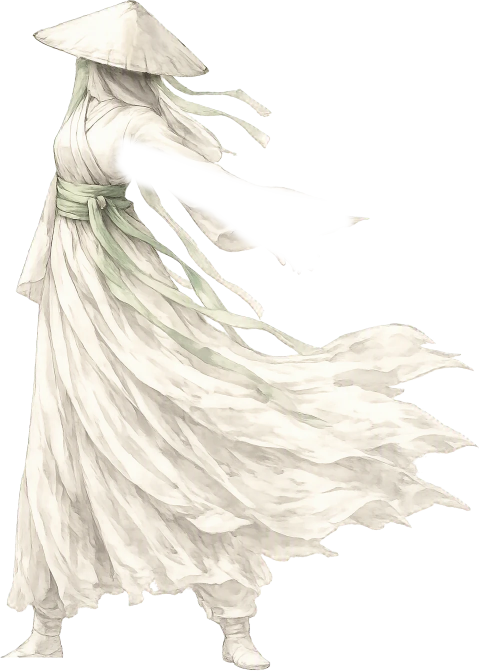
#> input picture assets/art-source/hero-v3/hero-v3-emei-full.webp, 958 x 1341 px, given in place of cover-source.png, which was not available (shown at 1/2 size)
$ python prepare_gacha_codex.py
#> lines starting #> are read from the running program, lines starting #| are printed output that depends on the picture; pictures that were not available may be replaced by others from this repository, and a replacement may not be noted
"""第31項：保留生成原畫，只縮放及轉WebP，唔重畫素材。"""
from pathlib import Path
from PIL import Image
import shutil

root = Path(__file__).resolve().parents[2]
source = root / 'design/art/gacha-codex/cover-source.png'
source.parent.mkdir(parents=True, exist_ok=True)
if not source.exists():
    shutil.copy('/workspace/generated_images/exec-8a76c794-58e5-4eea-a333-df614661e536.png', source)
dest = root / 'public/ink/art/gacha'
dest.mkdir(parents=True, exist_ok=True)
image = Image.open(source).convert('RGB')
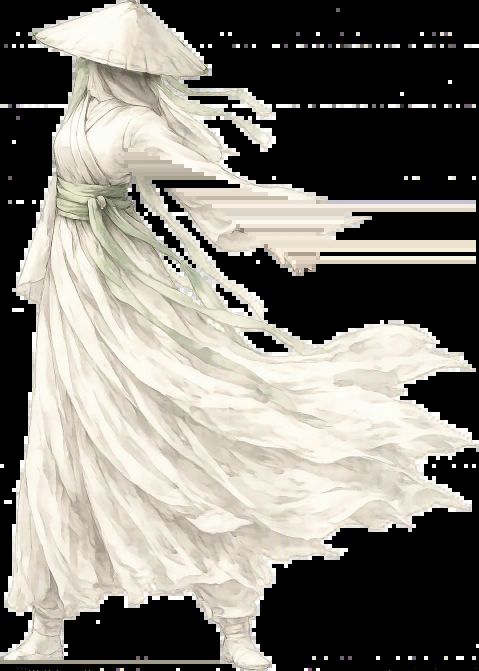
#> image: PIL image 958x1341 RGB (shown at 1/2 size); mean R, G, B 129.5, 126.3, 118.9
image.save(dest / 'codex-cover.webp', quality=92)
premium_source = source.with_name('cover-premium-source.png')
if premium_source.exists():
    Image.open(premium_source).convert('RGB').save(dest / 'codex-cover-premium.webp', quality=92)
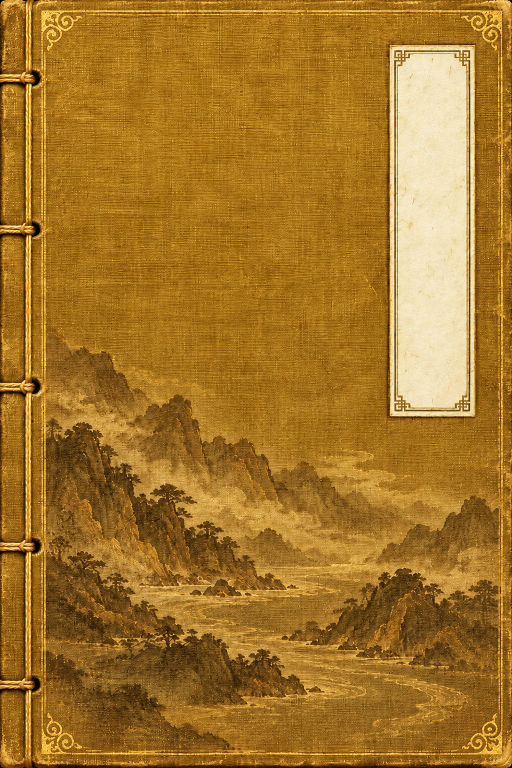
#> input picture design/art/gacha-codex/cover-premium-source.png, 1024 x 1536 px (shown at 1/2 size)
pages_source = source.with_name('pages-source.png')
if not pages_source.exists():
    shutil.copy('/workspace/generated_images/exec-5f18c024-61cc-4baf-b730-e90eacb2180d.png', pages_source)
pages = Image.open(pages_source).convert('RGB')
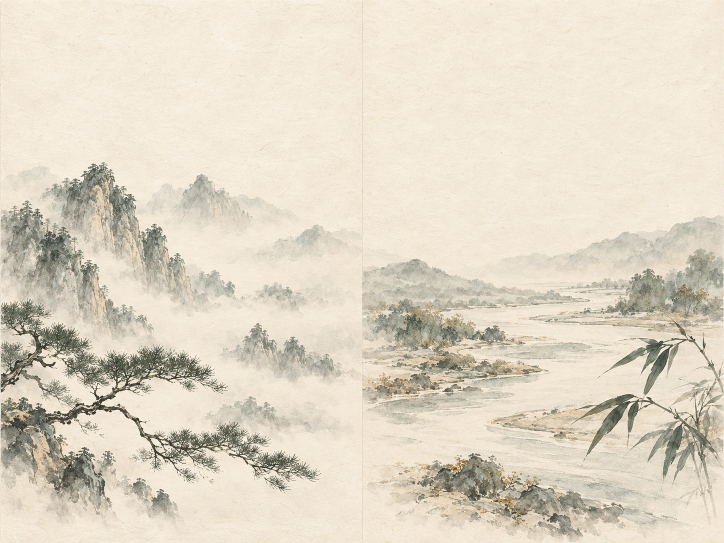
#> input picture design/art/gacha-codex/pages-source.png, 1448 x 1086 px (shown at 1/2 size)
#> pages is the input picture: PIL image 1448x1086 RGB; mean R, G, B 223.9, 214.7, 197.5
for side, bounds in [('left', (0, 0, pages.width // 2, pages.height)),
                     ('right', (pages.width // 2, 0, pages.width, pages.height))]:
    pages.crop(bounds).save(dest / f'codex-page-{side}.webp', quality=92)
#> this loop made 2 passes
#> pass 1, `pages.crop(bounds).save(dest / f'codex-page-{side}.webp', quality=92)`:
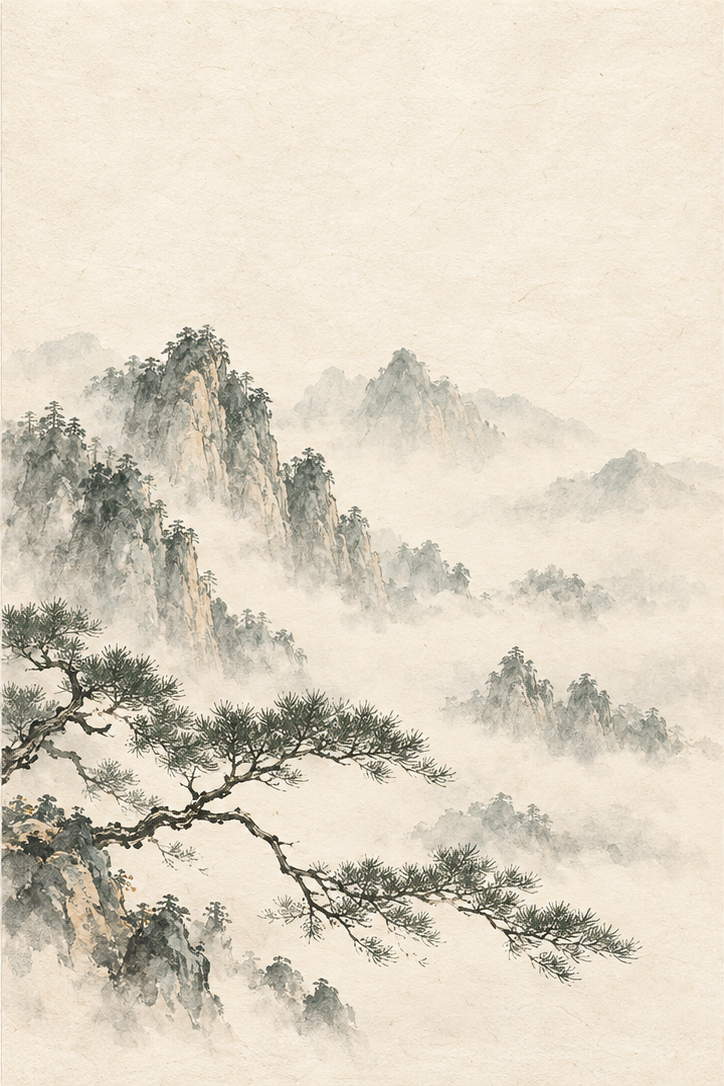
#> saved as codex-page-left.webp: PIL image 724x1086 RGB; mean R, G, B 222.6, 213.7, 197.3
#> pass 2, `pages.crop(bounds).save(dest / f'codex-page-{side}.webp', quality=92)`:
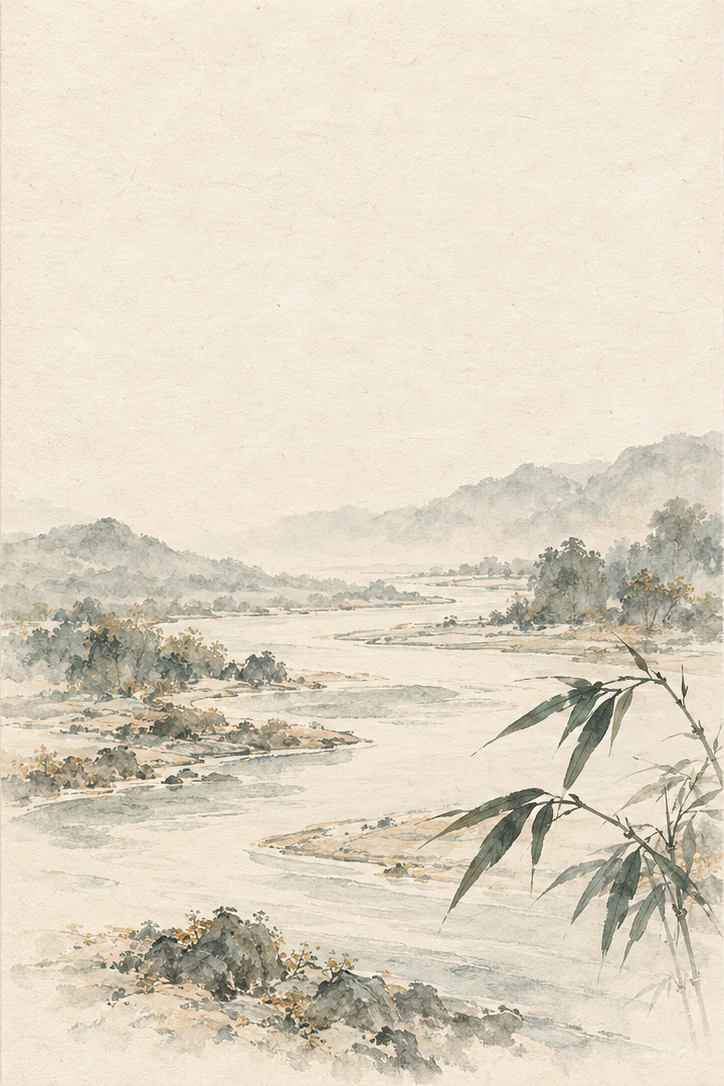
#> saved as codex-page-right.webp: PIL image 724x1086 RGB; mean R, G, B 225.2, 215.6, 197.8
